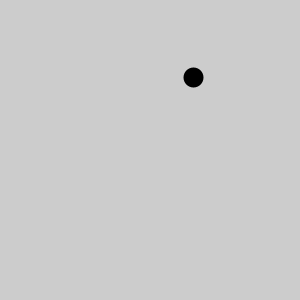
Frame 1 (no input)
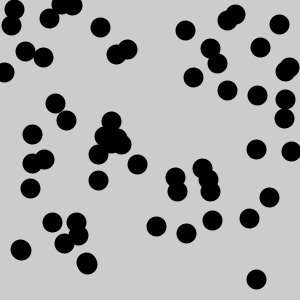
Frame 60 (the mouse pressed at the canvas centre just before this capture)
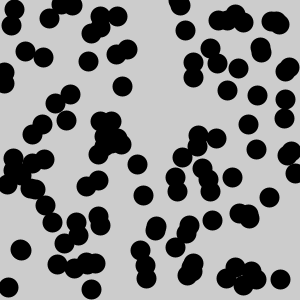
Frame 120 (the mouse held since frame 60 and released just before this capture)

The Processing sketch that drew these frames (run headless with seeded random() and noise(); from frame 60 on, the mouse is pressed at the canvas centre):

// Processing sketch: Puntos
// ── Puntos.pde
void setup(){
  size(300, 300);
}

void draw(){
    int x = int(random(width));
    int y = int(random(height));
    strokeWeight(20);
    point(x, y);
}
